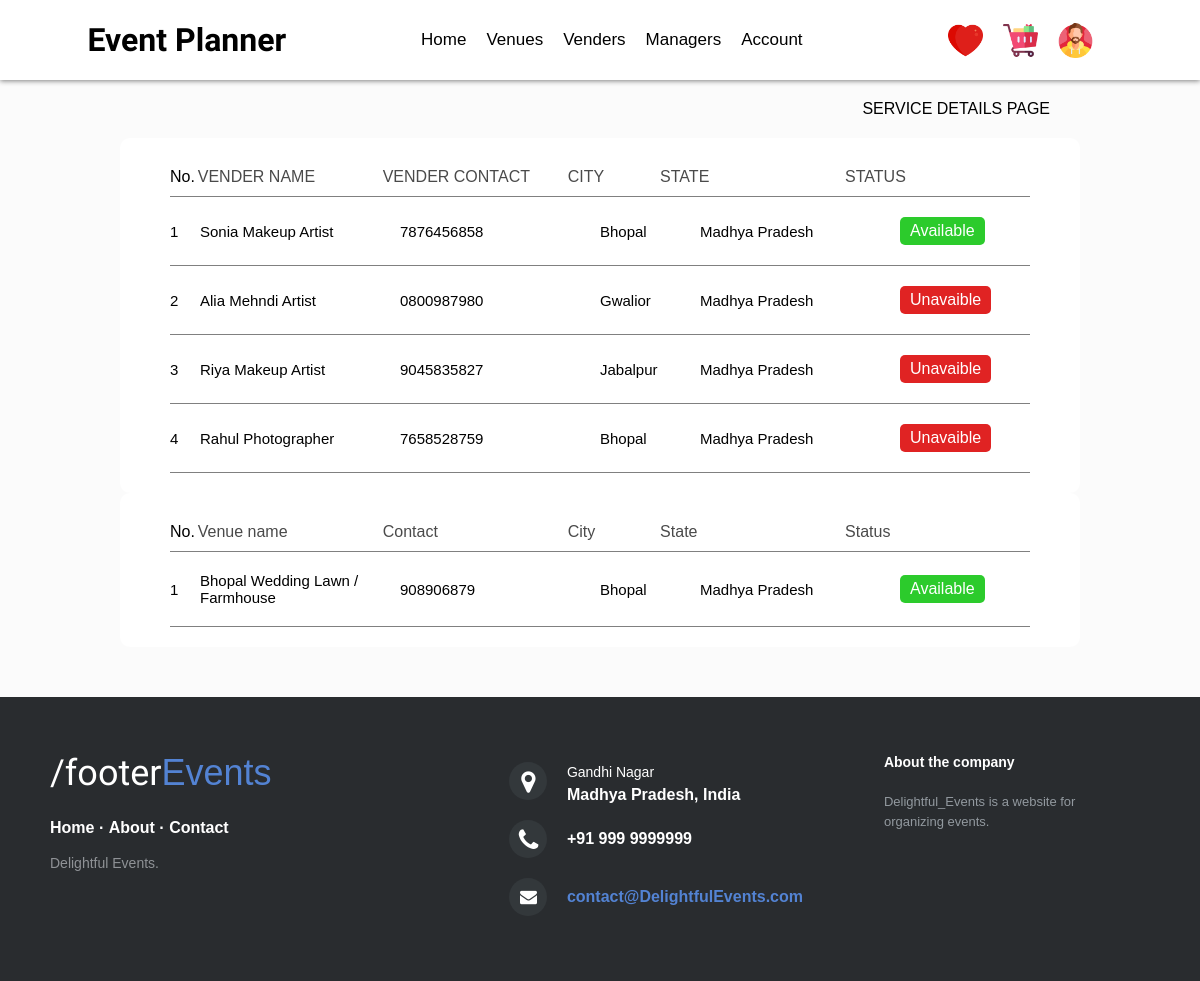
Page /detailsofsevices/6316a3e7-10b4-459a-aaea-3c5bee0b1a4d on the earlier database version.
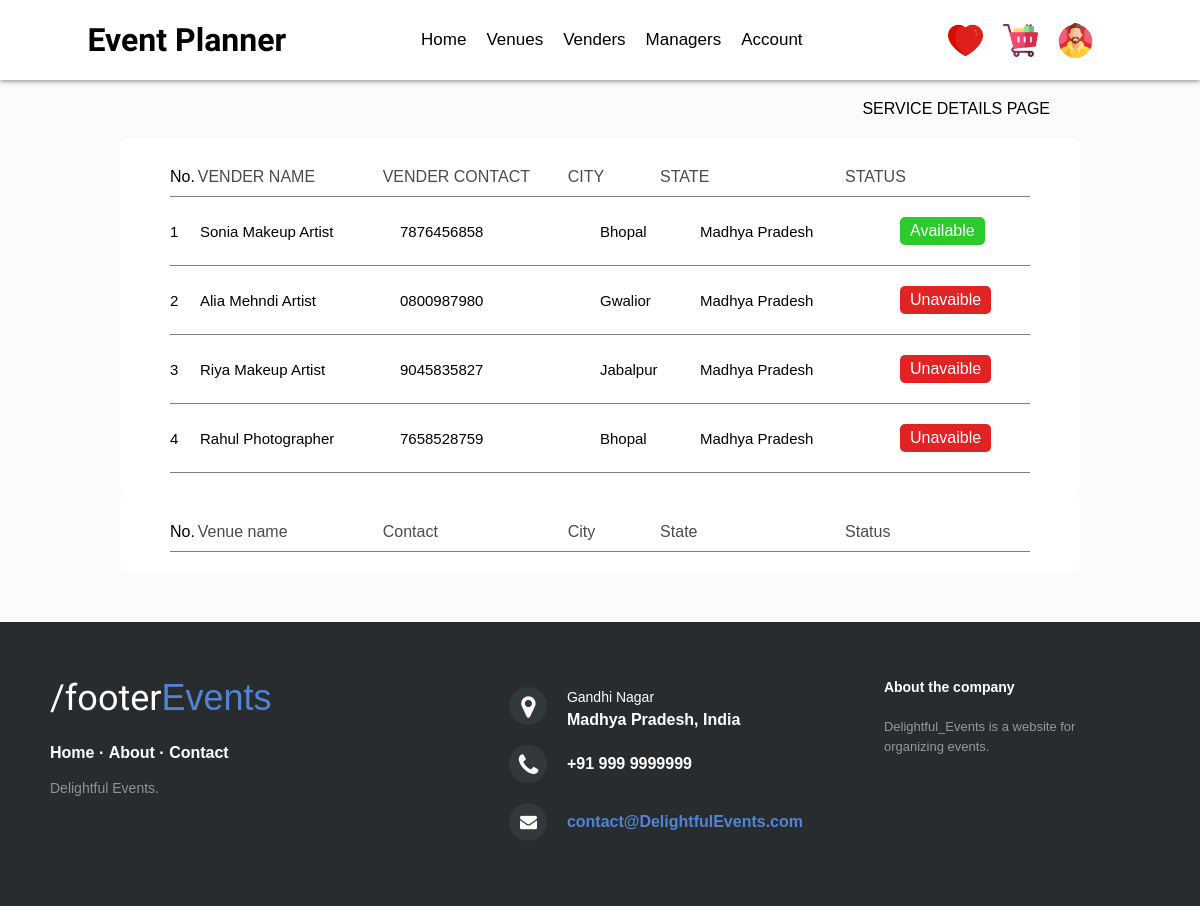
Same page on the later database version.
### Manager/models.py (models this page shows, shortened)
class MANAGER_VENDER_BOOKING(models.Model):
    mbooking_id = models.UUIDField(primary_key=True,default=uuid.uuid4,editable=False)
    manager = models.ForeignKey(MANAGER,on_delete=models.CASCADE)
    user = models.ForeignKey(User, on_delete=models.CASCADE)
    vender = models.ForeignKey(Venders, on_delete=models.CASCADE)
    order_date = models.DateTimeField(auto_now_add=True)
    status = models.BooleanField(default=False)
    class Meta:
        ordering=['-order_date']

class MANAGER_VENUE_BOOKING(models.Model):
    mbooking_id = models.UUIDField(primary_key=True,default=uuid.uuid4,editable=False)
    manager = models.ForeignKey(MANAGER,on_delete=models.CASCADE)
    user = models.ForeignKey(User, on_delete=models.CASCADE)
    venue =  models.ForeignKey(Venue_Provider, on_delete=models.CASCADE)
    order_date = models.DateTimeField(auto_now_add=True)
    status = models.BooleanField(default=True)
    class Meta:
        ordering=['-order_date']

### Tables/models.py (models this page shows, shortened)
class Venders(models.Model):
    vender_id = models.UUIDField(primary_key=True,default=uuid.uuid4,editable=False)
    vender_name = models.CharField(max_length=50)
    mobile = models.CharField(max_length=10)
    email = models.CharField(max_length=50)
    state = models.CharField(max_length=20)
    city = models.CharField(max_length=20)
    vender_image = models.ImageField(upload_to='VenderImage')
    price = models.CharField(max_length=5)
    vender_type = models.ForeignKey(Vender_Type, on_delete=models.CASCADE)
    class Meta:
        ordering = ['vender_type']

class Venue_Provider(models.Model):
    venue_id = models.UUIDField(primary_key=True,default=uuid.uuid4,editable=False)
    venue_name = models.CharField(max_length=50)
    venue_image = models.ImageField(upload_to='VenueImage')
    mobile = models.CharField(max_length=10)
    state = models.CharField(max_length=20)
    city = models.CharField(max_length=20)
    zipcode = models.IntegerField()
    veg_price = models.IntegerField()
    nonveg_price = models.IntegerField()
    room_availability = models.IntegerField()
    Venue_Type = models.ForeignKey(Venue_Type, on_delete=models.CASCADE)
    class Meta:
        ordering = ['-Venue_Type']

### Wedding/views.py (the view)
# urls.py: path('detailsofsevices/<uuid:mb_id>',views.detailsofsevices,name="detailsofsevices"),
def detailsofsevices(request,mb_id):
    mb = MANAGER_BOOKING.objects.filter(mb_id=mb_id)
    for i in mb:
        customer = i.user
    cus_vender = MANAGER_VENDER_BOOKING.objects.filter(user=customer)
    cus_venue = MANAGER_VENUE_BOOKING.objects.filter(user=customer)
    data= {'vender':cus_vender,'venue':cus_venue}
    return render(request,"ServiceDetails.html",data)

### Templates/wedding/ServiceDetails.html
{% include "Header.html" %}
<div style="display: flex; justify-content: flex-end; margin: 20px 150px 20px 0px;"">
    <p>SERVICE DETAILS PAGE</p>
</div>
<div style="width:80%; margin:auto; background-color: white; border-radius: 10px; padding: 20px 50px;">
    <div style="display: flex; padding: 10px 0px; border-bottom: 1px solid gray; ">
        <p style="width:30px">No.</p>
        <p style="width: 200px; color: #4a4a4a;">VENDER NAME</p>
        <p style="width: 200px; color: #4a4a4a;">VENDER CONTACT</p>
        <p style="width: 100px; color: #4a4a4a;">CITY</p>
        <p style="width: 200px; color: #4a4a4a;">STATE</p>
        <p style="width: 200px; color: #4a4a4a;">STATUS</p>
    </div>
    {% for i in vender %}
    <div style="display: flex; border-bottom: 1px solid gray; padding: 20px 0px; align-items: center;">
        <p style="width:30px; font-size: 15px;">{{forloop.counter}}</p>
        <p style="width: 200px; font-size: 15px;">{{i.vender.vender_name}}</p>
        <p style="width: 200px; font-size: 15px;">{{i.vender.mobile}}</p>
        <p style="width: 100px; font-size: 15px;">{{i.vender.city}}</p>
        <p style="width: 200px; font-size: 15px;">{{i.vender.state}}</p>
        {% if i.status %}
        <p style="background-color: rgb(44, 203, 44); padding: 5px 10px; border-radius: 5px; color: white;">Available</p>
        {% else %}
        <p style="background-color: rgb(224, 35, 35); padding: 5px 10px; border-radius: 5px; color: white;">Unavaible</p>
        {% endif %}
    </div>
    {% endfor %}
</div>
<div style="width:80%; margin:auto; background-color: white; border-radius: 10px; padding: 20px 50px;">
    <div style="display: flex; padding: 10px 0px; border-bottom: 1px solid gray; ">
        <p style="width:30px">No.</p>
        <p style="width: 200px; color: #4a4a4a;">Venue name</p>
        <p style="width: 200px; color: #4a4a4a;">Contact</p>
        <p style="width: 100px; color: #4a4a4a;">City</p>
        <p style="width: 200px; color: #4a4a4a;">State</p>
        <p style="width: 200px; color: #4a4a4a;">Status</p>
    </div>
    {% for i in venue %}
    <div style="display: flex; border-bottom: 1px solid gray; padding: 20px 0px; align-items: center;">
        <p style="width:30px; font-size: 15px;">{{forloop.counter}}</p>
        <p style="width: 200px; font-size: 15px;">{{i.venue.venue_name}}</p>
        <p style="width: 200px; font-size: 15px;">{{i.venue.mobile}}</p>
        <p style="width: 100px; font-size: 15px;">{{i.venue.city}}</p>
        <p style="width: 200px; font-size: 15px;">{{i.venue.state}}</p>
        {% if i.status %}
        <p style="background-color: rgb(44, 203, 44); padding: 5px 10px; border-radius: 5px; color: white;">Available</p>
        {% else %}
        <p style="background-color: rgb(224, 35, 35); padding: 5px 10px; border-radius: 5px; color: white;">Unavaible</p>
        {% endif %}
    </div>
    {% endfor %}
</div>
{% include "Footer.html" %}

Differences in the rows shown:
no longer on this page (row edited): MANAGER_VENUE_BOOKING: venue.venue_name "Bhopal Wedding Lawn / Farmhouse", venue.mobile "908906879", venue.city "Bhopal", venue.state "Madhya Pradesh", status "Available"
